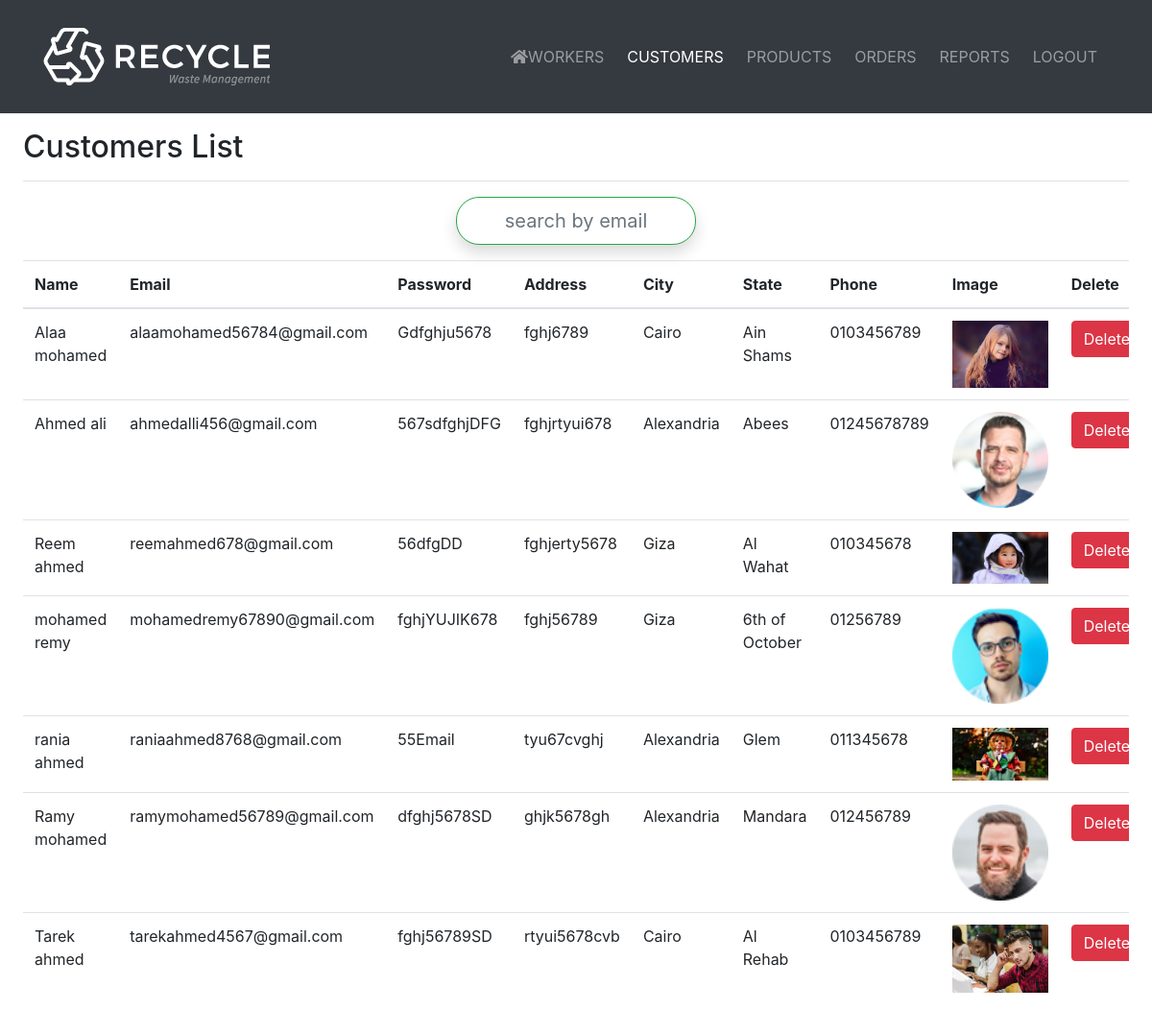
/customer.php (signed in), run on the app's committed database.
### tables this page shows
CREATE TABLE `customer` (
  `id` int(11) NOT NULL,
  `first_name` varchar(100) NOT NULL,
  `last_name` varchar(100) NOT NULL,
  `email` varchar(100) NOT NULL UNIQUE,
  `password` varchar(100) NOT NULL,
  `address` varchar(100) NOT NULL,
  `city` varchar(100) NOT NULL,
  `area` varchar(100) NOT NULL,
  `phone` varchar(20) NOT NULL,
  `image` varchar(100) NOT NULL
);

### customer.php (the view, shortened to what this page needs)
<!DOCTYPE html>
<html lang="en">
<head>
 <link rel="stylesheet" href="CSS/all.min.css">
    <link rel="stylesheet" href="CSS/bootstrap.min.css">
 <link rel="stylesheet" type="text/css" href="CSS/admin.css">
</head>
<body>
 <nav class="navbar navbar-expand-xl navbar-dark bg-dark" id="home">
        <div class="container py-3">
            <a class="navbar-brand" href="#">
                <img src="Images/logo.png" alt="" class="img-fluid">
            </a>
            <div class="collapse navbar-collapse" id="navbarSupportedContent">
                <ul class="navbar-nav ml-auto text-uppercase">
                    <li class="nav-item mx-1">
                        <a class="nav-link" href="worker.php"><i class="fas fa-home"></i>Workers</a>
                    </li>
                    <li class="nav-item mx-1 active">
                        <a class="nav-link active">Customers<span class="sr-only">(current)</span></a>
                    </li>
                    <li class="nav-item mx-1">
                        <a class="nav-link" href="product.php">Products</a>
                    </li>
                    <li class="nav-item mx-1">
                        <a class="nav-link" href="order.php">Orders</a>
                    </li>
                    <li class="nav-item mx-1">
                        <a class="nav-link" href="Report.php">Reports</a>
                    </li>
                    <li class="nav-item mx-1">
                        <a class="nav-link" href="signIn.php">Logout</a>
                    </li>
                </ul>
            </div>
        </div>
 </nav>
    <div class="container-fluid">
       <div class="row">
         <div class="col-12 pt-3 px-4">
            <div class="d-flex justify-content-between flex-wrap flex-md-nowrap align-items-center pb-2 mb-3 border-bottom">
              <h1 class="h2" id="dashboard">Customers List</h1>
            </div>
	        <div class="row justify-content-center align-items-center" >
			<input type="text"  name=""  id="myInput"  onkeyup="myFunction()" class="form-control form-control-sm mb-3 py-4 shadow search"  placeholder="search by email" aria-controls="example"
				 style="box-shadow: 0 0 10px rgba(0,250,0,0.1); width: 250px; font-size: 20px;border-color: #28a745;border-radius:24px;text-align: center;">
			</div>
            <div class="table-responsive"id="myTable" >
              	<table class="table table-lg table-hover">
	               	<thead>
	                   <tr role="row">
		                 <th>Name</th>
		                 <th>Email</th>
		                 <th>Password</th>
		                 <th>Address</th>
						 <th>City</th>
						 <th>State</th>
						 <th>Phone</th>
						 <th>Image</th>
						 <th>Delete</th>
		               </tr>
	               	</thead>
	                <tbody >
					<?php
                    require("SQLcustomer/connect3.php");
                    $getCustomer = "SELECT * FROM customer";
                    $getCustomerDetails = $connect->prepare($getCustomer);
                    $getCustomerDetails -> execute();
					while ($row= $getCustomerDetails->fetch(PDO::FETCH_ASSOC))
					{
							$Firstname=$row['first_name'];
							$Lastname=$row['last_name'];
							$Email=$row['email'];
							$Password=$row['password'];
							$Address=$row['address'];
							$City=$row['city'];
							$Area=$row['area'];
							$Phonenumber=$row['phone'];
							$imageName= 'customer_Images/'.$row['image'];
					   echo '<tr role="row">
						 <td style="font-size=30px ;" >'.$Firstname.'           '.$Lastname.'</td>
						  <td>'.$Email.'</td>
						  <td>'.$Password.'</td>
						  <td>'.$Address.'</td>
						  <td>'.$City.'</td>
						  <td>'.$Area.'</td>
						  <td>'.$Phonenumber.'</td>
						  <td><img width="100px" hight="100px" src='.$imageName.'></td>
						  <td ><form  method="post" onclick="" action="SQLcustomer/delete_Customer.php"><input hidden="hidden" value="'.$Email.'" name="email"> <input type="submit" class="btn btn-danger"  value="Delete"/> </form></td>
						  </tr>';
					  }
				   ?>
	                 </tbody>
              </table>
            </div>
         </div>
		</div>
		</div>
</body>
</html>

### CSS/admin.css (style rules this page uses)
.search { font-size: 20px; border-color: #28a745; border-radius:24px; text-align: center; }

### data on the page
customer: first_name "Alaa", last_name "mohamed", email "alaamohamed56784@gmail.com", password "Gdfghju5678", address "fghj6789", city "Cairo", area "Ain Shams", phone "0103456789", image (picture)
customer: first_name "Ahmed", last_name "ali", email "ahmedalli456@gmail.com", password "567sdfghjDFG", address "fghjrtyui678", city "Alexandria", area "Abees", phone "01245678789", image (picture)
customer: first_name "Reem", last_name "ahmed", email "reemahmed678@gmail.com", password "56dfgDD", address "fghjerty5678", city "Giza", area "Al Wahat", phone "010345678", image (picture)
customer: first_name "mohamed", last_name "remy", email "mohamedremy67890@gmail.com", password "fghjYUJIK678", address "fghj56789", city "Giza", area "6th of October", phone "01256789", image (picture)
customer: first_name "rania", last_name "ahmed", email "raniaahmed8768@gmail.com", password "55Email", address "tyu67cvghj", city "Alexandria", area "Glem", phone "011345678", image (picture)
customer: first_name "Ramy", last_name "mohamed", email "ramymohamed56789@gmail.com", password "dfghj5678SD", address "ghjk5678gh", city "Alexandria", area "Mandara", phone "012456789", image (picture)
customer: first_name "Tarek", last_name "ahmed", email "tarekahmed4567@gmail.com", password "fghj56789SD", address "rtyui5678cvb", city "Cairo", area "Al Rehab", phone "0103456789", image (picture)
